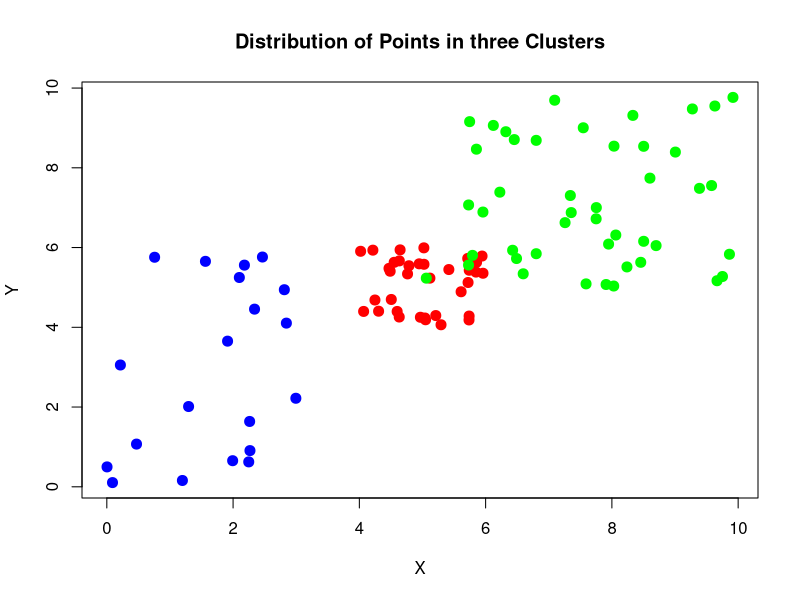
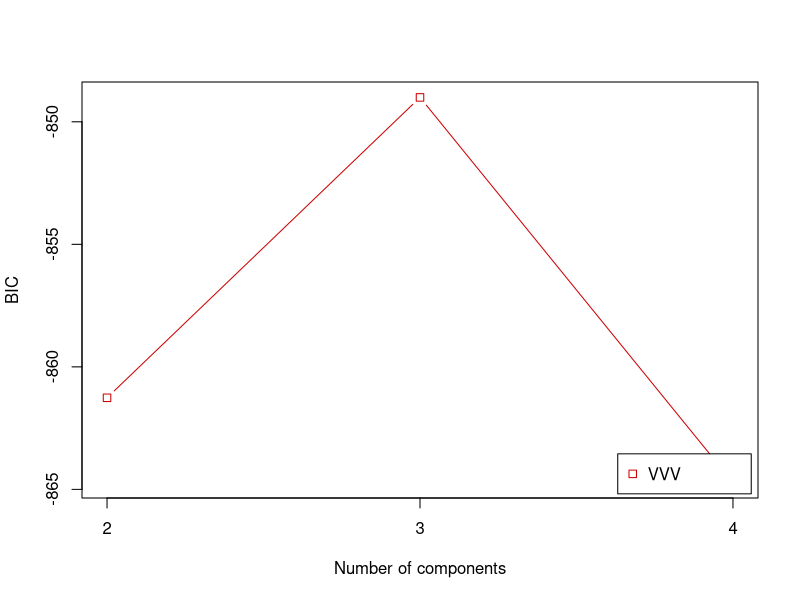
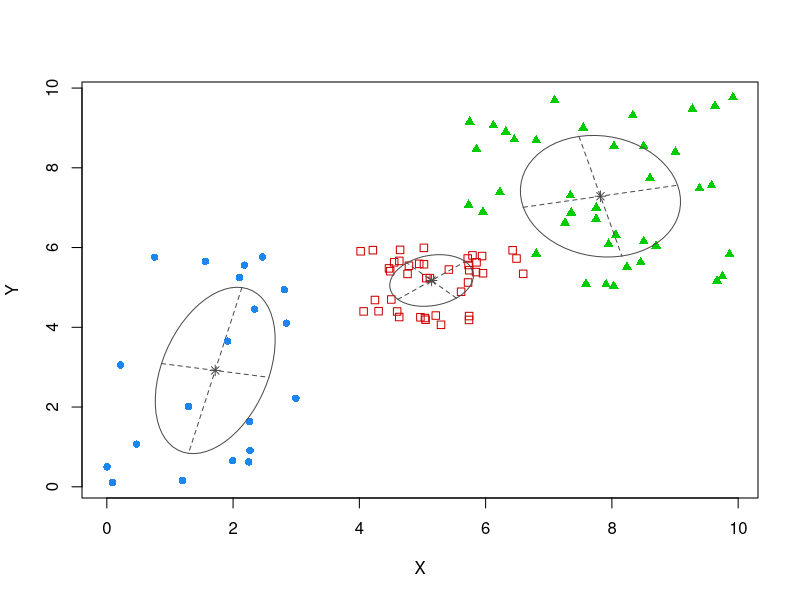
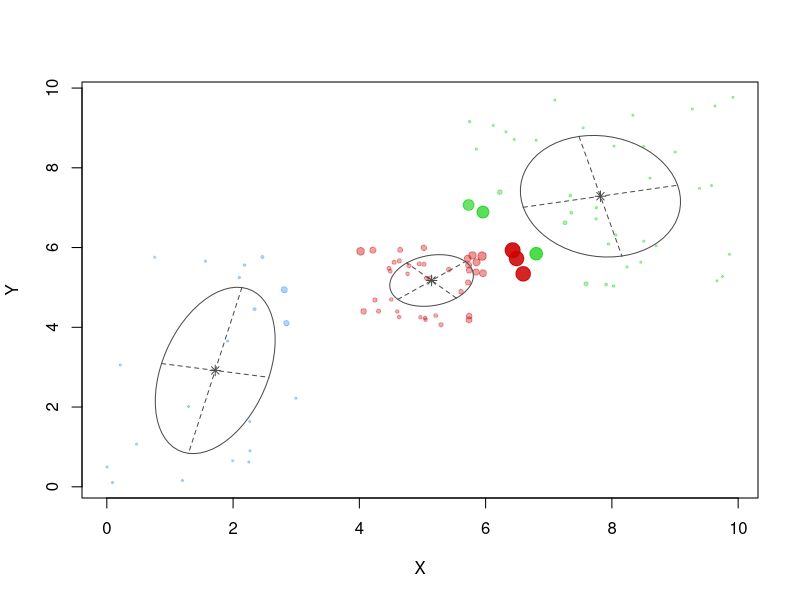
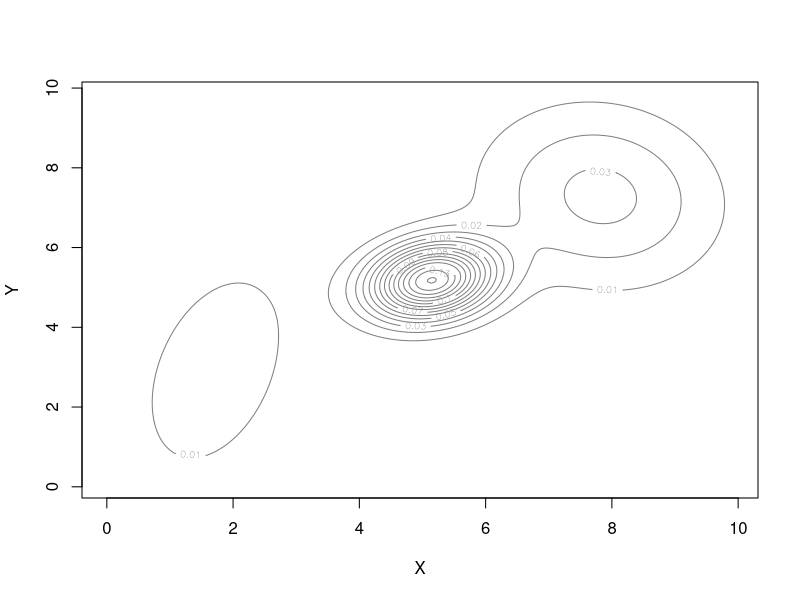

Source code (R) for these figures, in order:
rm(list=ls(all=TRUE))               # Clean objects from workspace
##
## Find normally distributed clusters in a set of random points
##
library(mclust); library(dplyr)

## Generate 3 random clusters
nofpts1 <- 20
x1 <- runif(nofpts1,min=0,max=3)
y1 <- runif(nofpts1,min=0,max=6)

nofpts2 <- 35
x2 <- runif(nofpts2,min=4,max=6)
y2 <- runif(nofpts2,min=4,max=6)

nofpts3 <- 45
x3 <- runif(nofpts3,min=5,max=10)
y3 <- runif(nofpts3,min=5,max=10)

X <- c(x1,x2,x3)
Y <- c(y1,y2,y3)

p <- data.frame(X,Y)
plot(Y~X, data=p, pch=20, cex=2,
     col=c(rep("blue",nofpts1),rep("red",nofpts2),rep("green",nofpts3)),
     main="Distribution of Points in three Clusters")

## Estimate clusters with 2,3, and 4 groups
p.Mclust <- Mclust(p, G=c(2,3,4), modelNames="VVV")
summary(p.Mclust)
p.Mclust$parameters

## Plot of "optimal" model with 3 clusters
plot(p.Mclust, what="BIC")
plot(p.Mclust, what="classification")
plot(p.Mclust, what="uncertainty")
plot(p.Mclust, what="density")

## Find observations with highest uncertainty
extremObs <- head(sort(p.Mclust$uncertainty, decreasing=TRUE), n=6)
for (i in 1:length(extremObs)) print(which(p.Mclust$uncertainty == extremObs[i]))
